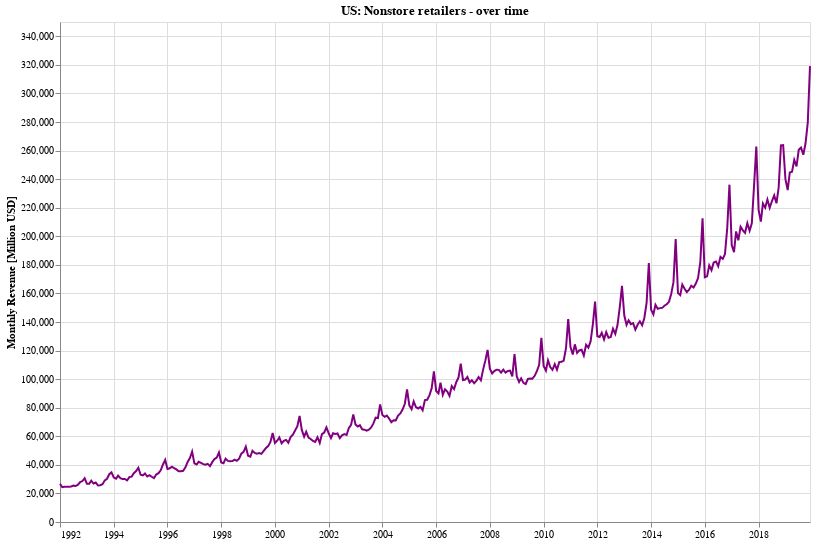

Notebook code for this chart:
### Markdown cell above
### What is the trend for non-store retailers (ecommerce)?

### Code cell
doLineChartFor('Nonstore retailers', df_combined)

### Figure 1 — Vega-Lite specification as saved in the notebook (floating-point values rounded to 4 significant figures; data arrays with more than 128 entries replaced by an {"elided": "..."} marker saying what was removed)
{"config": {"view": {"continuousWidth": 400, "continuousHeight": 300}}, "data": {"name": "data-4dea6bc975f864153a38445d1af22b8e"}, "mark": {"type": "line", "color": "purple"}, "encoding": {"tooltip": [{"type": "temporal", "field": "dt"}, {"type": "quantitative", "field": "Nonstore retailers"}], "x": {"type": "temporal", "axis": {"title": ""}, "field": "dt"}, "y": {"type": "quantitative", "axis": {"title": "Monthly Revenue [Million USD]"}, "field": "Nonstore retailers"}}, "height": 500, "title": "US: Nonstore retailers - over time", "width": 750, "$schema": "https://vega.github.io/schema/vega-lite/v4.0.2.json", "datasets": {"data-4dea6bc975f864153a38445d1af22b8e": {"elided": "336 records"}}}
